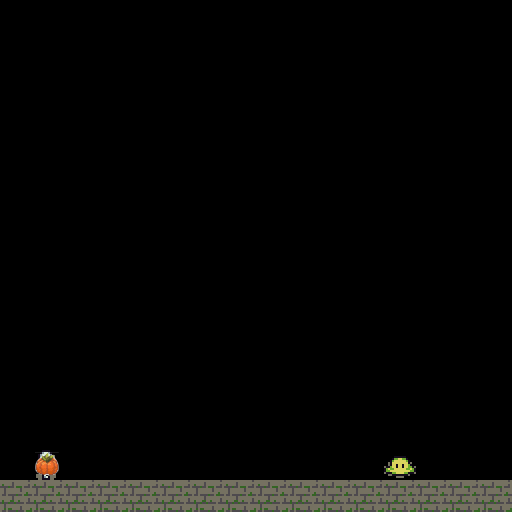

Below is a game level as drawn by its tile map, then a one-line description and the .tmx that defines it (tile-layer data replaced by summaries):
An orthogonal 16x16 tile map with 32x32 px tiles, 4 tile layers (bg1, obstacles, personnage, joueur).

<map version="1.0" orientation="orthogonal" renderorder="right-down" width="16" height="16" tilewidth="32" tileheight="32" nextobjectid="1">
 <tileset firstgid="1" name="tiny-Complete-Spritesheet-32x32-fruits" tilewidth="32" tileheight="32">
  <image source="../SpriteSheet-32x32/tiny-Complete-Spritesheet-32x32-fruits.bmp" width="512" height="512" />
 </tileset>
 <layer name="bg1" width="16" height="16">
  <data>[256 cells, 17 non-empty, 2 distinct tile ids]</data>
 </layer>
 <layer name="obstacles" width="16" height="16">
  <data>[256 cells, 1 non-empty, 1 distinct tile ids]</data>
 </layer>
 <layer name="personnage" width="16" height="16">
  <data>[256 cells, 0 non-empty, 0 distinct tile ids]</data>
 </layer>
 <layer name="joueur" width="16" height="16">
  <data>[256 cells, 1 non-empty, 1 distinct tile ids]</data>
 </layer>
</map>